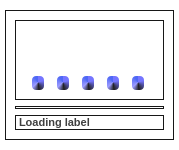
<?xml version="1.0" encoding="UTF-8"?>
<ui version="4.0">
 <class>Form</class>
 <widget class="QWidget" name="Form">
  <property name="geometry">
   <rect>
    <x>0</x>
    <y>0</y>
    <width>179</width>
    <height>135</height>
   </rect>
  </property>
  <property name="windowTitle">
   <string>Form</string>
  </property>
  <property name="styleSheet">
   <string notr="true">QWidget#Form{
	border-radius:4px;
	background: #fff;
}

QFrame{
	border:0.9px solid #171717;
}</string>
  </property>
  <layout class="QVBoxLayout" name="verticalLayout">
   <property name="spacing">
    <number>3</number>
   </property>
   <property name="leftMargin">
    <number>5</number>
   </property>
   <property name="topMargin">
    <number>10</number>
   </property>
   <property name="rightMargin">
    <number>5</number>
   </property>
   <property name="bottomMargin">
    <number>10</number>
   </property>
   <item>
    <widget class="QFrame" name="frame_2">
     <property name="styleSheet">
      <string notr="true"/>
     </property>
     <property name="frameShape">
      <enum>QFrame::StyledPanel</enum>
     </property>
     <property name="frameShadow">
      <enum>QFrame::Raised</enum>
     </property>
     <layout class="QVBoxLayout" name="verticalLayout_2">
      <item>
       <widget class="QFrame" name="frame">
        <property name="sizePolicy">
         <sizepolicy hsizetype="Preferred" vsizetype="Expanding">
          <horstretch>0</horstretch>
          <verstretch>0</verstretch>
         </sizepolicy>
        </property>
        <property name="maximumSize">
         <size>
          <width>16777215</width>
          <height>80</height>
         </size>
        </property>
        <property name="styleSheet">
         <string notr="true">QProgressBar{
	background:transparent;
	border:none;
}

QProgressBar::chunk{
	background:qconicalgradient(cx:0.5, cy:0.455, angle:87.2, stop:0.107955 rgba(79, 104, 245, 255), stop:0.363636 rgba(155, 155, 255, 255), stop:0.531073 rgba(31, 31, 31, 255), stop:0.80226 rgba(117, 117, 255, 255));
	border-radius:4px;
}</string>
        </property>
        <property name="frameShape">
         <enum>QFrame::StyledPanel</enum>
        </property>
        <property name="frameShadow">
         <enum>QFrame::Raised</enum>
        </property>
        <layout class="QHBoxLayout" name="horizontalLayout">
         <item>
          <widget class="QProgressBar" name="progbar_1">
           <property name="maximumSize">
            <size>
             <width>12</width>
             <height>16777215</height>
            </size>
           </property>
           <property name="styleSheet">
            <string notr="true"/>
           </property>
           <property name="value">
            <number>24</number>
           </property>
           <property name="textVisible">
            <bool>false</bool>
           </property>
           <property name="orientation">
            <enum>Qt::Vertical</enum>
           </property>
           <property name="invertedAppearance">
            <bool>false</bool>
           </property>
          </widget>
         </item>
         <item>
          <widget class="QProgressBar" name="progbar_2">
           <property name="maximumSize">
            <size>
             <width>12</width>
             <height>16777215</height>
            </size>
           </property>
           <property name="value">
            <number>24</number>
           </property>
           <property name="textVisible">
            <bool>false</bool>
           </property>
           <property name="orientation">
            <enum>Qt::Vertical</enum>
           </property>
           <property name="invertedAppearance">
            <bool>false</bool>
           </property>
          </widget>
         </item>
         <item>
          <widget class="QProgressBar" name="progbar_3">
           <property name="maximumSize">
            <size>
             <width>12</width>
             <height>16777215</height>
            </size>
           </property>
           <property name="value">
            <number>24</number>
           </property>
           <property name="textVisible">
            <bool>false</bool>
           </property>
           <property name="orientation">
            <enum>Qt::Vertical</enum>
           </property>
           <property name="invertedAppearance">
            <bool>false</bool>
           </property>
          </widget>
         </item>
         <item>
          <widget class="QProgressBar" name="progbar_4">
           <property name="maximumSize">
            <size>
             <width>12</width>
             <height>16777215</height>
            </size>
           </property>
           <property name="value">
            <number>24</number>
           </property>
           <property name="textVisible">
            <bool>false</bool>
           </property>
           <property name="orientation">
            <enum>Qt::Vertical</enum>
           </property>
           <property name="invertedAppearance">
            <bool>false</bool>
           </property>
          </widget>
         </item>
         <item>
          <widget class="QProgressBar" name="progbar_5">
           <property name="maximumSize">
            <size>
             <width>12</width>
             <height>16777215</height>
            </size>
           </property>
           <property name="value">
            <number>24</number>
           </property>
           <property name="textVisible">
            <bool>false</bool>
           </property>
           <property name="orientation">
            <enum>Qt::Vertical</enum>
           </property>
           <property name="invertedAppearance">
            <bool>false</bool>
           </property>
          </widget>
         </item>
        </layout>
       </widget>
      </item>
      <item>
       <widget class="Line" name="line">
        <property name="orientation">
         <enum>Qt::Horizontal</enum>
        </property>
       </widget>
      </item>
      <item>
       <widget class="QLabel" name="loading_label">
        <property name="styleSheet">
         <string notr="true">color:#3f3f3f;
font-size:8pt;
font-weight:bold;</string>
        </property>
        <property name="text">
         <string>Loading label</string>
        </property>
        <property name="wordWrap">
         <bool>true</bool>
        </property>
       </widget>
      </item>
     </layout>
    </widget>
   </item>
  </layout>
 </widget>
 <resources/>
 <connections/>
</ui>
